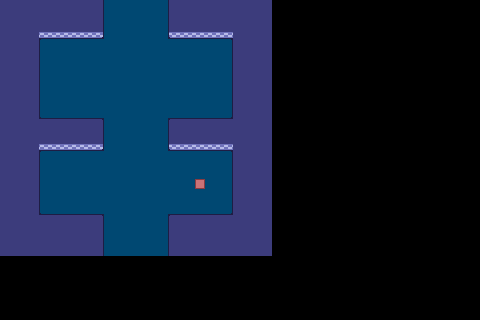

A 2D game scene composited from a Tiled map and its tileset images. What follows is a short description and the map's XML, with every tile layer's data as written:
An orthogonal 30x20 tile map with 16x16 px tiles, 3 tile layers (Floor Layer, Wall Layer, Interaction Tile Layer) and 12 objects.

<map version="1.9" tiledversion="1.9.2" class="Map1" orientation="orthogonal" renderorder="right-down" width="30" height="20" tilewidth="16" tileheight="16" infinite="0" nextlayerid="7" nextobjectid="25">
 <tileset firstgid="1" source="../tileset-atlas.tsx" />
 <layer id="1" name="Floor Layer" width="30" height="20">
  <data encoding="csv">
0,32,32,32,32,32,32,32,32,32,32,32,32,32,32,0,0,0,0,0,0,0,0,0,0,0,0,0,0,0,
0,32,32,32,32,32,32,32,32,32,32,32,32,32,32,0,0,0,0,0,0,0,0,0,0,0,0,0,0,0,
0,32,32,32,32,32,32,32,32,32,32,32,32,32,32,0,0,0,0,0,0,0,0,0,0,0,0,0,0,0,
0,32,32,32,32,32,32,32,32,32,32,32,32,32,32,0,0,0,0,0,0,0,0,0,0,0,0,0,0,0,
0,32,32,32,32,32,32,32,32,32,32,32,32,32,32,0,0,0,0,0,0,0,0,0,0,0,0,0,0,0,
0,32,32,32,32,32,32,32,32,32,32,32,32,32,32,0,0,0,0,0,0,0,0,0,0,0,0,0,0,0,
0,32,32,32,32,32,32,32,32,32,32,32,32,32,32,0,0,0,0,0,0,0,0,0,0,0,0,0,0,0,
0,32,32,32,32,32,32,32,32,32,32,32,32,32,32,0,0,0,0,0,0,0,0,0,0,0,0,0,0,0,
0,32,32,32,32,32,32,32,32,32,32,32,32,32,32,0,0,0,0,0,0,0,0,0,0,0,0,0,0,0,
0,32,32,32,32,32,32,32,32,32,32,32,32,32,32,0,0,0,0,0,0,0,0,0,0,0,0,0,0,0,
0,32,32,32,32,32,32,32,32,32,32,32,32,32,32,0,0,0,0,0,0,0,0,0,0,0,0,0,0,0,
0,32,32,32,32,32,32,32,32,32,32,32,32,32,32,0,0,0,0,0,0,0,0,0,0,0,0,0,0,0,
0,32,32,32,32,32,32,32,32,32,32,32,32,32,32,0,0,0,0,0,0,0,0,0,0,0,0,0,0,0,
0,32,32,32,32,32,32,32,32,32,32,32,32,32,32,0,0,0,0,0,0,0,0,0,0,0,0,0,0,0,
0,32,32,32,32,32,32,32,32,32,32,32,32,32,32,0,0,0,0,0,0,0,0,0,0,0,0,0,0,0,
0,32,32,32,32,32,32,32,32,32,32,32,32,32,32,0,0,0,0,0,0,0,0,0,0,0,0,0,0,0,
0,0,0,0,0,0,0,0,0,0,0,0,0,0,0,0,0,0,0,0,0,0,0,0,0,0,0,0,0,0,
0,0,0,0,0,0,0,0,0,0,0,0,0,0,0,0,0,0,0,0,0,0,0,0,0,0,0,0,0,0,
0,0,0,0,0,0,0,0,0,0,0,0,0,0,0,0,0,0,0,0,0,0,0,0,0,0,0,0,0,0,
0,0,0,0,0,0,0,0,0,0,0,0,0,0,0,0,0,0,0,0,0,0,0,0,0,0,0,0,0,0
</data>
 </layer>
 <layer id="2" name="Wall Layer" width="30" height="20">
  <data encoding="csv">
28,28,28,28,28,28,18,0,0,0,11,28,28,28,28,28,28,0,0,0,0,0,0,0,0,0,0,0,0,0,
28,28,28,28,28,28,18,0,0,0,11,28,28,28,28,28,28,0,0,0,0,0,0,0,0,0,0,0,0,0,
28,28,20,4,4,4,2,0,0,0,3,4,4,4,12,28,28,0,0,0,0,0,0,0,0,0,0,0,0,0,
28,28,18,0,0,0,0,0,0,0,0,0,0,0,11,28,28,0,0,0,0,0,0,0,0,0,0,0,0,0,
28,28,18,0,0,0,0,0,0,0,0,0,0,0,11,28,28,0,0,0,0,0,0,0,0,0,0,0,0,0,
28,28,18,0,0,0,0,0,0,0,0,0,0,0,11,28,28,0,0,0,0,0,0,0,0,0,0,0,0,0,
28,28,18,0,0,0,0,0,0,0,0,0,0,0,11,28,28,0,0,0,0,0,0,0,0,0,0,0,0,0,
28,28,26,25,25,25,17,0,0,0,9,25,25,25,27,28,28,0,0,0,0,0,0,0,0,0,0,0,0,0,
28,28,28,28,28,28,18,0,0,0,11,28,28,28,28,28,28,0,0,0,0,0,0,0,0,0,0,0,0,0,
28,28,20,4,4,4,2,0,0,0,3,4,4,4,12,28,28,0,0,0,0,0,0,0,0,0,0,0,0,0,
28,28,18,0,0,0,0,0,0,0,0,0,0,0,11,28,28,0,0,0,0,0,0,0,0,0,0,0,0,0,
28,28,18,0,0,0,0,0,0,0,0,0,0,0,11,28,28,0,0,0,0,0,0,0,0,0,0,0,0,0,
28,28,18,0,0,0,0,0,0,0,0,0,0,0,11,28,28,0,0,0,0,0,0,0,0,0,0,0,0,0,
28,28,26,25,25,25,17,0,0,0,9,25,25,25,27,28,28,0,0,0,0,0,0,0,0,0,0,0,0,0,
28,28,28,28,28,28,18,0,0,0,11,28,28,28,28,28,28,0,0,0,0,0,0,0,0,0,0,0,0,0,
28,28,28,28,28,28,18,0,0,0,11,28,28,28,28,28,28,0,0,0,0,0,0,0,0,0,0,0,0,0,
0,0,0,0,0,0,0,0,0,0,0,0,0,0,0,0,0,0,0,0,0,0,0,0,0,0,0,0,0,0,
0,0,0,0,0,0,0,0,0,0,0,0,0,0,0,0,0,0,0,0,0,0,0,0,0,0,0,0,0,0,
0,0,0,0,0,0,0,0,0,0,0,0,0,0,0,0,0,0,0,0,0,0,0,0,0,0,0,0,0,0,
0,0,0,0,0,0,0,0,0,0,0,0,0,0,0,0,0,0,0,0,0,0,0,0,0,0,0,0,0,0
</data>
 </layer>
 <layer id="5" name="Interaction Tile Layer" width="30" height="20">
  <data encoding="csv">
0,0,0,0,0,0,0,0,0,0,0,0,0,0,0,0,0,0,0,0,0,0,0,0,0,0,0,0,0,0,
0,0,0,0,0,0,0,0,0,0,0,0,0,0,0,0,0,0,0,0,0,0,0,0,0,0,0,0,0,0,
0,0,0,0,0,0,0,0,0,0,0,0,0,0,0,0,0,0,0,0,0,0,0,0,0,0,0,0,0,0,
0,0,0,0,0,0,0,0,0,0,0,0,0,0,0,0,0,0,0,0,0,0,0,0,0,0,0,0,0,0,
0,0,0,0,0,0,0,0,0,0,0,0,0,0,0,0,0,0,0,0,0,0,0,0,0,0,0,0,0,0,
0,0,0,0,0,0,0,0,0,0,0,0,0,0,0,0,0,0,0,0,0,0,0,0,0,0,0,0,0,0,
0,0,0,0,0,0,0,0,0,0,0,0,0,0,0,0,0,0,0,0,0,0,0,0,0,0,0,0,0,0,
0,0,0,0,0,0,0,0,0,0,0,0,0,0,0,0,0,0,0,0,0,0,0,0,0,0,0,0,0,0,
0,0,0,0,0,0,0,0,0,0,0,0,0,0,0,0,0,0,0,0,0,0,0,0,0,0,0,0,0,0,
0,0,0,0,0,0,0,0,0,0,0,0,0,0,0,0,0,0,0,0,0,0,0,0,0,0,0,0,0,0,
0,0,0,0,0,0,0,0,0,0,0,0,0,0,0,0,0,0,0,0,0,0,0,0,0,0,0,0,0,0,
0,0,0,0,0,0,0,0,0,0,0,0,33,0,0,0,0,0,0,0,0,0,0,0,0,0,0,0,0,0,
0,0,0,0,0,0,0,0,0,0,0,0,0,0,0,0,0,0,0,0,0,0,0,0,0,0,0,0,0,0,
0,0,0,0,0,0,0,0,0,0,0,0,0,0,0,0,0,0,0,0,0,0,0,0,0,0,0,0,0,0,
0,0,0,0,0,0,0,0,0,0,0,0,0,0,0,0,0,0,0,0,0,0,0,0,0,0,0,0,0,0,
0,0,0,0,0,0,0,0,0,0,0,0,0,0,0,0,0,0,0,0,0,0,0,0,0,0,0,0,0,0,
0,0,0,0,0,0,0,0,0,0,0,0,0,0,0,0,0,0,0,0,0,0,0,0,0,0,0,0,0,0,
0,0,0,0,0,0,0,0,0,0,0,0,0,0,0,0,0,0,0,0,0,0,0,0,0,0,0,0,0,0,
0,0,0,0,0,0,0,0,0,0,0,0,0,0,0,0,0,0,0,0,0,0,0,0,0,0,0,0,0,0,
0,0,0,0,0,0,0,0,0,0,0,0,0,0,0,0,0,0,0,0,0,0,0,0,0,0,0,0,0,0
</data>
 </layer>
 <objectgroup id="6" name="Interaction Layer">
  <object id="24" x="194.909" y="178.909" width="10.1818" height="10.1818">
   <properties>
    <property name="collide" type="bool" value="true" />
    <property name="onInteract" value="RunScene(&quot;Test Scene&quot;)" />
   </properties>
  </object>
 </objectgroup>
 <objectgroup id="3" name="Collision Layer">
  <object id="12" x="-0.5" y="0" width="104" height="31.5" />
  <object id="13" x="-1.5" y="29.5" width="40" height="226" />
  <object id="14" x="38.7273" y="118.545" width="64.7273" height="25.0909" />
  <object id="15" x="38.3636" y="214.545" width="64.5455" height="41.4545" />
  <object id="16" x="168.909" y="215.273" width="66.3636" height="40.7273" />
  <object id="17" x="233.409" y="0.5" width="37.5909" height="256" />
  <object id="18" x="168.909" y="118.727" width="65.4545" height="25.4545" />
  <object id="19" x="168.909" y="0" width="73.2727" height="32" />
 </objectgroup>
 <objectgroup id="4" name="Trigger Layer">
  <object id="20" x="103.455" y="0.181818" width="65.0909" height="30.6212">
   <properties>
    <property name="color" type="color" value="#ff4dff00" />
    <property name="onEnter" value="LoadMap(&quot;Map2&quot;, ~-1, 12)" />
   </properties>
  </object>
  <object id="21" x="103.091" y="214.91" width="65.0909" height="33">
   <properties>
    <property name="color" type="color" value="#ff4dff00" />
    <property name="onEnter" value="LoadMap(&quot;Map2&quot;, ~-1, 3)" />
   </properties>
  </object>
  <object id="22" x="48" y="47" width="48" height="48.5">
   <properties>
    <property name="color" type="color" value="#ff00f8f8" />
    <property name="onStay" value="Move(0, 100)" />
   </properties>
  </object>
 </objectgroup>
</map>
